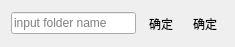
<?xml version="1.0" encoding="UTF-8"?>
<ui version="4.0">
 <class>FolderCreatorClass</class>
 <widget class="QWidget" name="FolderCreatorClass">
  <property name="geometry">
   <rect>
    <x>0</x>
    <y>0</y>
    <width>235</width>
    <height>38</height>
   </rect>
  </property>
  <property name="windowTitle">
   <string>Form</string>
  </property>
  <layout class="QGridLayout" name="gridLayout">
   <item row="0" column="1">
    <widget class="QToolButton" name="button_OK">
     <property name="sizePolicy">
      <sizepolicy hsizetype="Fixed" vsizetype="Fixed">
       <horstretch>0</horstretch>
       <verstretch>0</verstretch>
      </sizepolicy>
     </property>
     <property name="styleSheet">
      <string notr="true"/>
     </property>
     <property name="text">
      <string>确定</string>
     </property>
     <property name="icon">
      <iconset resource="LxMemo.qrc">
       <normaloff>:/LxMemo/icons/ok.png</normaloff>:/LxMemo/icons/ok.png</iconset>
     </property>
     <property name="autoRaise">
      <bool>true</bool>
     </property>
    </widget>
   </item>
   <item row="0" column="0">
    <widget class="QLineEdit" name="lineEdit">
     <property name="placeholderText">
      <string>input folder name</string>
     </property>
    </widget>
   </item>
   <item row="0" column="2">
    <widget class="QToolButton" name="button_cancel">
     <property name="sizePolicy">
      <sizepolicy hsizetype="Fixed" vsizetype="Fixed">
       <horstretch>0</horstretch>
       <verstretch>0</verstretch>
      </sizepolicy>
     </property>
     <property name="styleSheet">
      <string notr="true"/>
     </property>
     <property name="text">
      <string>确定</string>
     </property>
     <property name="icon">
      <iconset resource="LxMemo.qrc">
       <normaloff>:/LxMemo/icons/close.png</normaloff>:/LxMemo/icons/close.png</iconset>
     </property>
     <property name="autoRaise">
      <bool>true</bool>
     </property>
    </widget>
   </item>
  </layout>
 </widget>
 <resources>
  <include location="LxMemo.qrc"/>
 </resources>
 <connections/>
</ui>
